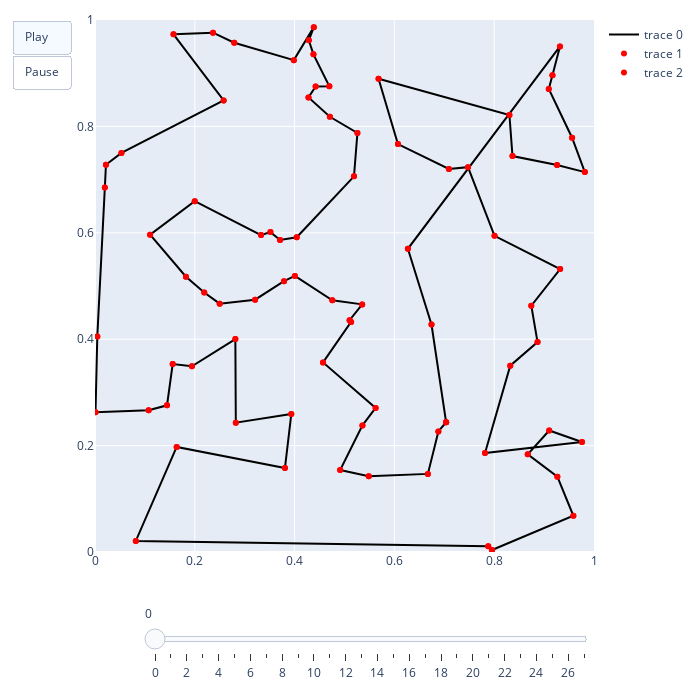

Notebook cell for this chart:
### Code cell
paths = []
for path in path_history:
    path_nodes_x = [nodes_x[node] for node in path]
    path_nodes_y = [nodes_y[node] for node in path]
    paths.append([path_nodes_x, path_nodes_y])

removals = []
for nodes_rm in remove_history:
    if len(nodes_rm) == 0:
        removals.append([[], []])
    else:
        removals_x = [nodes_x[node] for node in nodes_rm]
        removals_y = [nodes_y[node] for node in nodes_rm]
        removals.append([removals_x, removals_y])

sliders_dict = {
    "active": 0,
    "yanchor": "top",
    "xanchor": "left",
    "transition": {"duration": 0, "easing": "cubic-in-out"},
    "pad": {"b": 10, "t": 50},
    "len": 0.9,
    "x": 0.1,
    "y": 0,
    "steps": [{
        "args": [
            [i],
            {
                "frame": {"duration": 0, "redraw": False},
                "mode": "immediate",
                "transition": {"duration": 0},
            },
        ],
        "label": i,
        "method": "animate",
    } for i in range(len(paths))],
}

fig = go.Figure(
    data=[
        go.Scatter(
            x=paths[0][0], y=paths[0][1], mode="lines", marker=dict(color="Black")
        ),
        go.Scatter(
            x=paths[0][0], y=paths[0][1], mode="markers", marker=dict(color="Red")
        ),
        go.Scatter(
            x=paths[0][0], y=paths[0][1], mode="markers", hovertext=path_history[0], marker=dict(color="Red")
        ),
    ],
    layout=go.Layout(
        xaxis=dict(range=[0, 1], autorange=False),
        yaxis=dict(range=[0, 1], autorange=False),
        width=700,
        height=700,
        updatemenus=[
            dict(
                type="buttons",
                buttons=[
                    dict(
                        label="Play",
                        method="animate",
                        args=[
                            None,
                            {
                                "frame": {"duration": 1000, "redraw": False},
                                "fromcurrent": True,
                                "transition": {
                                    "duration": 0,
                                    "easing": "quadratic-in-out",
                                },
                            },
                        ],
                    ),
                    dict(
                        label="Pause",
                        method="animate",
                        args=[
                            [None],
                            {
                                "frame": {"duration": 0, "redraw": False},
                                "mode": "immediate",
                                "transition": {"duration": 0},
                            },
                        ],
                    ),
                ],
            )
        ],
        sliders=[sliders_dict]
    ),
    frames=[
        go.Frame(
            data=[
                go.Scatter(x=p[0], y=p[1]),
                go.Scatter(
                    x=paths[0][0],
                    y=paths[0][1],
                    mode="markers",
                    marker=dict(color="Red"),
                ),
                go.Scatter(x=removals[i][0], y=removals[i][1], marker=dict(size=10, color="Blue")),
            ],
            name=str(i)
        )
        for i, p in enumerate(paths)
    ],
)
fig.update_layout(dict(margin=dict(l=20, r=20, t=20, b=20)))
fig.write_html("animation.html")
fig.show()

### Figure 1 — Plotly figure (JSON) as saved in the notebook; plotly's stock layout.template omitted (floating-point values rounded to 4 significant figures)
{"data": [{"marker": {"color": "Black"}, "mode": "lines", "type": "scatter", "x": [0.7037, 0.6881, 0.6671, 0.5486, 0.4913, 0.536, 0.5623, 0.457, 0.5133, 0.5102, 0.5355, 0.4756, 0.4005, 0.3788, 0.3208, 0.2498, 0.2189, 0.1823, 0.1105, 0.1999, 0.3328, 0.3516, 0.3709, 0.4043, 0.519, 0.5259, 0.4707, 0.4278, 0.4422, 0.4696, 0.4378, 0.4285, 0.4385, 0.3985, 0.279, 0.2365, 0.1573, 0.2578, 0.05298, 0.02195, 0.01972, 0.00461, 0.001038, 0.1075, 0.1443, 0.1557, 0.1942, 0.2813, 0.2822, 0.3934, 0.3806, 0.1637, 0.08178, 0.788, 0.7956, 0.9586, 0.9266, 0.8672, 0.9102, 0.9759, 0.7816, 0.8322, 0.8869, 0.8744, 0.9322, 0.8007, 0.7475, 0.7092, 0.6071, 0.5682, 0.8305, 0.8367, 0.926, 0.9816, 0.9561, 0.9094, 0.9167, 0.9318, 0.627, 0.6743, 0.7037], "y": [0.2439, 0.2265, 0.1468, 0.1426, 0.154, 0.238, 0.2708, 0.3564, 0.4325, 0.4357, 0.4655, 0.473, 0.519, 0.5091, 0.4743, 0.4668, 0.4878, 0.5174, 0.5964, 0.6593, 0.5957, 0.6013, 0.5864, 0.5916, 0.7061, 0.7876, 0.818, 0.8544, 0.875, 0.8756, 0.9354, 0.9618, 0.9866, 0.9246, 0.9573, 0.9761, 0.9731, 0.8489, 0.7502, 0.728, 0.685, 0.4053, 0.2629, 0.2666, 0.2757, 0.3534, 0.349, 0.4002, 0.2431, 0.2595, 0.1578, 0.1975, 0.02073, 0.01091, 0.003844, 0.0681, 0.1415, 0.1837, 0.2284, 0.2068, 0.1861, 0.3503, 0.3947, 0.463, 0.5318, 0.5944, 0.7234, 0.7199, 0.7667, 0.8895, 0.8215, 0.7442, 0.7273, 0.7141, 0.7787, 0.8703, 0.8961, 0.9503, 0.5699, 0.4277, 0.2439]}, {"marker": {"color": "Red"}, "mode": "markers", "type": "scatter", "x": [0.7037, 0.6881, 0.6671, 0.5486, 0.4913, 0.536, 0.5623, 0.457, 0.5133, 0.5102, 0.5355, 0.4756, 0.4005, 0.3788, 0.3208, 0.2498, 0.2189, 0.1823, 0.1105, 0.1999, 0.3328, 0.3516, 0.3709, 0.4043, 0.519, 0.5259, 0.4707, 0.4278, 0.4422, 0.4696, 0.4378, 0.4285, 0.4385, 0.3985, 0.279, 0.2365, 0.1573, 0.2578, 0.05298, 0.02195, 0.01972, 0.00461, 0.001038, 0.1075, 0.1443, 0.1557, 0.1942, 0.2813, 0.2822, 0.3934, 0.3806, 0.1637, 0.08178, 0.788, 0.7956, 0.9586, 0.9266, 0.8672, 0.9102, 0.9759, 0.7816, 0.8322, 0.8869, 0.8744, 0.9322, 0.8007, 0.7475, 0.7092, 0.6071, 0.5682, 0.8305, 0.8367, 0.926, 0.9816, 0.9561, 0.9094, 0.9167, 0.9318, 0.627, 0.6743, 0.7037], "y": [0.2439, 0.2265, 0.1468, 0.1426, 0.154, 0.238, 0.2708, 0.3564, 0.4325, 0.4357, 0.4655, 0.473, 0.519, 0.5091, 0.4743, 0.4668, 0.4878, 0.5174, 0.5964, 0.6593, 0.5957, 0.6013, 0.5864, 0.5916, 0.7061, 0.7876, 0.818, 0.8544, 0.875, 0.8756, 0.9354, 0.9618, 0.9866, 0.9246, 0.9573, 0.9761, 0.9731, 0.8489, 0.7502, 0.728, 0.685, 0.4053, 0.2629, 0.2666, 0.2757, 0.3534, 0.349, 0.4002, 0.2431, 0.2595, 0.1578, 0.1975, 0.02073, 0.01091, 0.003844, 0.0681, 0.1415, 0.1837, 0.2284, 0.2068, 0.1861, 0.3503, 0.3947, 0.463, 0.5318, 0.5944, 0.7234, 0.7199, 0.7667, 0.8895, 0.8215, 0.7442, 0.7273, 0.7141, 0.7787, 0.8703, 0.8961, 0.9503, 0.5699, 0.4277, 0.2439]}, {"hovertext": ["31", "36", "4", "61", "9", "64", "63", "2", "47", "55", "76", "78", "38", "11", "69", "23", "27", "51", "8", "40", "33", "6", "62", "45", "65", "68", "57", "34", "32", "77", "73", "29", "48", "66", "19", "28", "60", "25", "12", "39", "59", "26", "15", "35", "79", "50", "5", "17", "7", "53", "56", "43", "54", "18", "71", "21", "75", "10", "46", "49", "52", "13", "1", "30", "22", "37", "0", "44", "41", "74", "42", "72", "67", "20", "14", "58", "70", "24", "16", "3", "31"], "marker": {"color": "Red"}, "mode": "markers", "type": "scatter", "x": [0.7037, 0.6881, 0.6671, 0.5486, 0.4913, 0.536, 0.5623, 0.457, 0.5133, 0.5102, 0.5355, 0.4756, 0.4005, 0.3788, 0.3208, 0.2498, 0.2189, 0.1823, 0.1105, 0.1999, 0.3328, 0.3516, 0.3709, 0.4043, 0.519, 0.5259, 0.4707, 0.4278, 0.4422, 0.4696, 0.4378, 0.4285, 0.4385, 0.3985, 0.279, 0.2365, 0.1573, 0.2578, 0.05298, 0.02195, 0.01972, 0.00461, 0.001038, 0.1075, 0.1443, 0.1557, 0.1942, 0.2813, 0.2822, 0.3934, 0.3806, 0.1637, 0.08178, 0.788, 0.7956, 0.9586, 0.9266, 0.8672, 0.9102, 0.9759, 0.7816, 0.8322, 0.8869, 0.8744, 0.9322, 0.8007, 0.7475, 0.7092, 0.6071, 0.5682, 0.8305, 0.8367, 0.926, 0.9816, 0.9561, 0.9094, 0.9167, 0.9318, 0.627, 0.6743, 0.7037], "y": [0.2439, 0.2265, 0.1468, 0.1426, 0.154, 0.238, 0.2708, 0.3564, 0.4325, 0.4357, 0.4655, 0.473, 0.519, 0.5091, 0.4743, 0.4668, 0.4878, 0.5174, 0.5964, 0.6593, 0.5957, 0.6013, 0.5864, 0.5916, 0.7061, 0.7876, 0.818, 0.8544, 0.875, 0.8756, 0.9354, 0.9618, 0.9866, 0.9246, 0.9573, 0.9761, 0.9731, 0.8489, 0.7502, 0.728, 0.685, 0.4053, 0.2629, 0.2666, 0.2757, 0.3534, 0.349, 0.4002, 0.2431, 0.2595, 0.1578, 0.1975, 0.02073, 0.01091, 0.003844, 0.0681, 0.1415, 0.1837, 0.2284, 0.2068, 0.1861, 0.3503, 0.3947, 0.463, 0.5318, 0.5944, 0.7234, 0.7199, 0.7667, 0.8895, 0.8215, 0.7442, 0.7273, 0.7141, 0.7787, 0.8703, 0.8961, 0.9503, 0.5699, 0.4277, 0.2439]}], "layout": {"height": 700, "margin": {"b": 20, "l": 20, "r": 20, "t": 20}, "sliders": [{"active": 0, "len": 0.9, "pad": {"b": 10, "t": 50}, "steps": [{"args": [[0], {"frame": {"duration": 0, "redraw": false}, "mode": "immediate", "transition": {"duration": 0}}], "label": "0", "method": "animate"}, {"args": [[1], {"frame": {"duration": 0, "redraw": false}, "mode": "immediate", "transition": {"duration": 0}}], "label": "1", "method": "animate"}, {"args": [[2], {"frame": {"duration": 0, "redraw": false}, "mode": "immediate", "transition": {"duration": 0}}], "label": "2", "method": "animate"}, {"args": [[3], {"frame": {"duration": 0, "redraw": false}, "mode": "immediate", "transition": {"duration": 0}}], "label": "3", "method": "animate"}, {"args": [[4], {"frame": {"duration": 0, "redraw": false}, "mode": "immediate", "transition": {"duration": 0}}], "label": "4", "method": "animate"}, {"args": [[5], {"frame": {"duration": 0, "redraw": false}, "mode": "immediate", "transition": {"duration": 0}}], "label": "5", "method": "animate"}, {"args": [[6], {"frame": {"duration": 0, "redraw": false}, "mode": "immediate", "transition": {"duration": 0}}], "label": "6", "method": "animate"}, {"args": [[7], {"frame": {"duration": 0, "redraw": false}, "mode": "immediate", "transition": {"duration": 0}}], "label": "7", "method": "animate"}, {"args": [[8], {"frame": {"duration": 0, "redraw": false}, "mode": "immediate", "transition": {"duration": 0}}], "label": "8", "method": "animate"}, {"args": [[9], {"frame": {"duration": 0, "redraw": false}, "mode": "immediate", "transition": {"duration": 0}}], "label": "9", "method": "animate"}, {"args": [[10], {"frame": {"duration": 0, "redraw": false}, "mode": "immediate", "transition": {"duration": 0}}], "label": "10", "method": "animate"}, {"args": [[11], {"frame": {"duration": 0, "redraw": false}, "mode": "immediate", "transition": {"duration": 0}}], "label": "11", "method": "animate"}, {"args": [[12], {"frame": {"duration": 0, "redraw": false}, "mode": "immediate", "transition": {"duration": 0}}], "label": "12", "method": "animate"}, {"args": [[13], {"frame": {"duration": 0, "redraw": false}, "mode": "immediate", "transition": {"duration": 0}}], "label": "13", "method": "animate"}, {"args": [[14], {"frame": {"duration": 0, "redraw": false}, "mode": "immediate", "transition": {"duration": 0}}], "label": "14", "method": "animate"}, {"args": [[15], {"frame": {"duration": 0, "redraw": false}, "mode": "immediate", "transition": {"duration": 0}}], "label": "15", "method": "animate"}, {"args": [[16], {"frame": {"duration": 0, "redraw": false}, "mode": "immediate", "transition": {"duration": 0}}], "label": "16", "method": "animate"}, {"args": [[17], {"frame": {"duration": 0, "redraw": false}, "mode": "immediate", "transition": {"duration": 0}}], "label": "17", "method": "animate"}, {"args": [[18], {"frame": {"duration": 0, "redraw": false}, "mode": "immediate", "transition": {"duration": 0}}], "label": "18", "method": "animate"}, {"args": [[19], {"frame": {"duration": 0, "redraw": false}, "mode": "immediate", "transition": {"duration": 0}}], "label": "19", "method": "animate"}, {"args": [[20], {"frame": {"duration": 0, "redraw": false}, "mode": "immediate", "transition": {"duration": 0}}], "label": "20", "method": "animate"}, {"args": [[21], {"frame": {"duration": 0, "redraw": false}, "mode": "immediate", "transition": {"duration": 0}}], "label": "21", "method": "animate"}, {"args": [[22], {"frame": {"duration": 0, "redraw": false}, "mode": "immediate", "transition": {"duration": 0}}], "label": "22", "method": "animate"}, {"args": [[23], {"frame": {"duration": 0, "redraw": false}, "mode": "immediate", "transition": {"duration": 0}}], "label": "23", "method": "animate"}, {"args": [[24], {"frame": {"duration": 0, "redraw": false}, "mode": "immediate", "transition": {"duration": 0}}], "label": "24", "method": "animate"}, {"args": [[25], {"frame": {"duration": 0, "redraw": false}, "mode": "immediate", "transition": {"duration": 0}}], "label": "25", "method": "animate"}, {"args": [[26], {"frame": {"duration": 0, "redraw": false}, "mode": "immediate", "transition": {"duration": 0}}], "label": "26", "method": "animate"}, {"args": [[27], {"frame": {"duration": 0, "redraw": false}, "mode": "immediate", "transition": {"duration": 0}}], "label": "27", "method": "animate"}], "transition": {"duration": 0, "easing": "cubic-in-out"}, "x": 0.1, "xanchor": "left", "y": 0, "yanchor": "top"}], "updatemenus": [{"buttons": [{"args": [null, {"frame": {"duration": 1000, "redraw": false}, "fromcurrent": true, "transition": {"duration": 0, "easing": "quadratic-in-out"}}], "label": "Play", "method": "animate"}, {"args": [[null], {"frame": {"duration": 0, "redraw": false}, "mode": "immediate", "transition": {"duration": 0}}], "label": "Pause", "method": "animate"}], "type": "buttons"}], "width": 700, "xaxis": {"autorange": false, "range": [0, 1], "type": "linear"}, "yaxis": {"autorange": false, "range": [0, 1], "type": "linear"}}}
